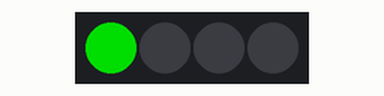
Recording of a sketch running on a simulated Arduino Uno, built with avr-gcc and run on an emulated ATmega328P. Shown: 4 RGB LEDs in strip order, left to right. Dim RGB values are drawn brighter than linear.

Above: at 0.2 s.
At 1.2 s:
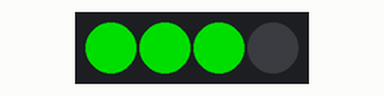
At 2.7 s:
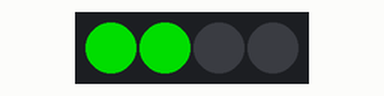
At 3.7 s:
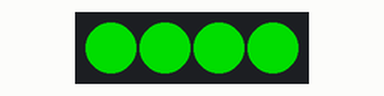
Timing chart, 0 to 4.6 s (numbered marks = the images above):
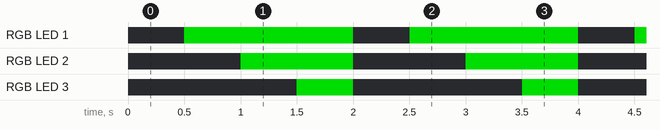

Measured:
- by itself, RGB LED 1: alternates RGB(0, 150, 0) for 1.5 s and off for 0.50 s
- by itself, RGB LED 2: alternates RGB(0, 150, 0) for 1.0 s and off for 1.0 s
- by itself, RGB LED 3: alternates RGB(0, 150, 0) for 0.50 s and off for 1.5 s

The sketch:

_4_7_NeoPixel.ino
```cpp
#include <Adafruit_NeoPixel.h>

#define PIN        2
#define NUMPIXELS 4
Adafruit_NeoPixel pixels(NUMPIXELS, PIN, NEO_GRB + NEO_KHZ800);

#define DELAYVAL 500

void setup() {
  pixels.begin();
}

void loop() {
  pixels.clear();
  for(int i=0; i<NUMPIXELS; i++)
  {
    pixels.setPixelColor(i, pixels.Color(0, 150, 0));
    pixels.show();
    delay(DELAYVAL);
  }
}
```
